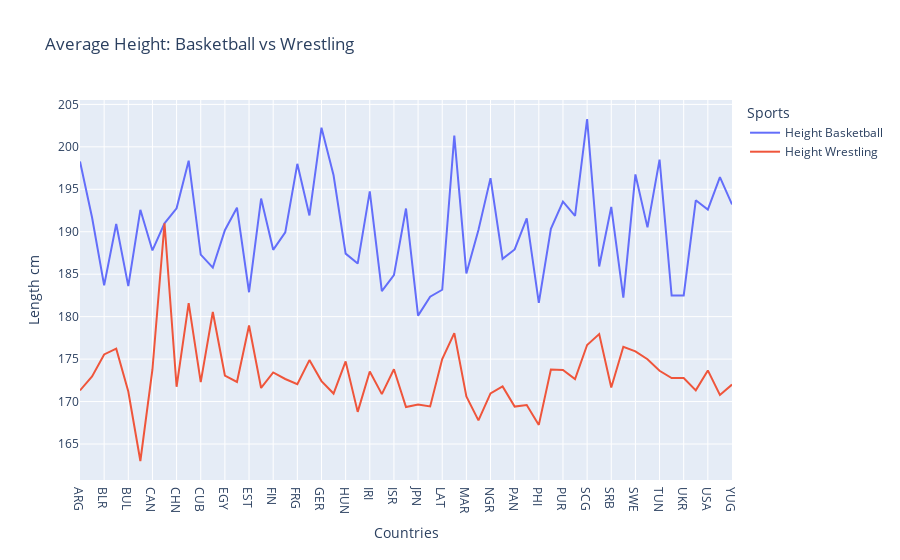

The notebook cell saved with this chart:
### Code cell
plt_height_compair = px.line(merged_height, x="NOC", y=["Height Basketball", "Height Wrestling"], 
                             labels=["A", "W"],
                             title="Average Height: Basketball vs Wrestling")
plt_height_compair.update_layout(legend_title_text="Sports",
                                yaxis_title="Length cm",
                                xaxis_title="Countries")
plt_height_compair.show()

### Figure 1 — Plotly figure (JSON) as saved in the notebook; plotly's stock layout.template omitted (floating-point values rounded to 4 significant figures)
{"data": [{"hovertemplate": "variable=Height Basketball<br>NOC=%{x}<br>value=%{y}<extra></extra>", "legendgroup": "Height Basketball", "line": {"color": "#636efa", "dash": "solid"}, "marker": {"symbol": "circle"}, "mode": "lines", "name": "Height Basketball", "orientation": "v", "showlegend": true, "type": "scatter", "x": ["ARG", "AUS", "BLR", "BRA", "BUL", "CAF", "CAN", "CHI", "CHN", "CRO", "CUB", "CZE", "EGY", "ESP", "EST", "EUN", "FIN", "FRA", "FRG", "GBR", "GER", "GRE", "HUN", "IND", "IRI", "IRL", "ISR", "ITA", "JPN", "KOR", "LAT", "LTU", "MAR", "MEX", "NGR", "NZL", "PAN", "PER", "PHI", "POL", "PUR", "RUS", "SCG", "SEN", "SRB", "SVK", "SWE", "TCH", "TUN", "TUR", "UKR", "URS", "USA", "VEN", "YUG"], "xaxis": "x", "y": [198.3, 191.7, 183.7, 190.9, 183.6, 192.6, 187.8, 191, 192.8, 198.4, 187.3, 185.8, 190.2, 192.8, 182.9, 193.9, 187.9, 189.9, 198, 191.9, 202.2, 196.7, 187.4, 186.2, 194.8, 183, 184.9, 192.7, 180.1, 182.4, 183.2, 201.3, 185.1, 190.2, 196.3, 186.8, 187.9, 191.6, 181.6, 190.4, 193.5, 191.9, 203.3, 185.9, 192.9, 182.2, 196.8, 190.5, 198.5, 182.5, 182.5, 193.7, 192.6, 196.4, 193.2], "yaxis": "y"}, {"hovertemplate": "variable=Height Wrestling<br>NOC=%{x}<br>value=%{y}<extra></extra>", "legendgroup": "Height Wrestling", "line": {"color": "#EF553B", "dash": "solid"}, "marker": {"symbol": "circle"}, "mode": "lines", "name": "Height Wrestling", "orientation": "v", "showlegend": true, "type": "scatter", "x": ["ARG", "AUS", "BLR", "BRA", "BUL", "CAF", "CAN", "CHI", "CHN", "CRO", "CUB", "CZE", "EGY", "ESP", "EST", "EUN", "FIN", "FRA", "FRG", "GBR", "GER", "GRE", "HUN", "IND", "IRI", "IRL", "ISR", "ITA", "JPN", "KOR", "LAT", "LTU", "MAR", "MEX", "NGR", "NZL", "PAN", "PER", "PHI", "POL", "PUR", "RUS", "SCG", "SEN", "SRB", "SVK", "SWE", "TCH", "TUN", "TUR", "UKR", "URS", "USA", "VEN", "YUG"], "xaxis": "x", "y": [171.3, 173.0, 175.6, 176.2, 171.2, 163, 173.8, 191, 171.7, 181.6, 172.3, 180.5, 173.1, 172.3, 179.0, 171.6, 173.4, 172.7, 172.1, 174.9, 172.4, 170.9, 174.7, 168.8, 173.5, 170.9, 173.8, 169.4, 169.6, 169.4, 175, 178.1, 170.6, 167.8, 171.0, 171.8, 169.4, 169.6, 167.2, 173.8, 173.7, 172.6, 176.7, 177.9, 171.7, 176.5, 175.9, 175.0, 173.6, 172.8, 172.8, 171.3, 173.7, 170.8, 172], "yaxis": "y"}], "layout": {"legend": {"title": {"text": "Sports"}, "tracegroupgap": 0}, "title": {"text": "Average Height: Basketball vs Wrestling"}, "xaxis": {"anchor": "y", "domain": [0, 1], "title": {"text": "Countries"}}, "yaxis": {"anchor": "x", "domain": [0, 1], "title": {"text": "Length cm"}}}}
